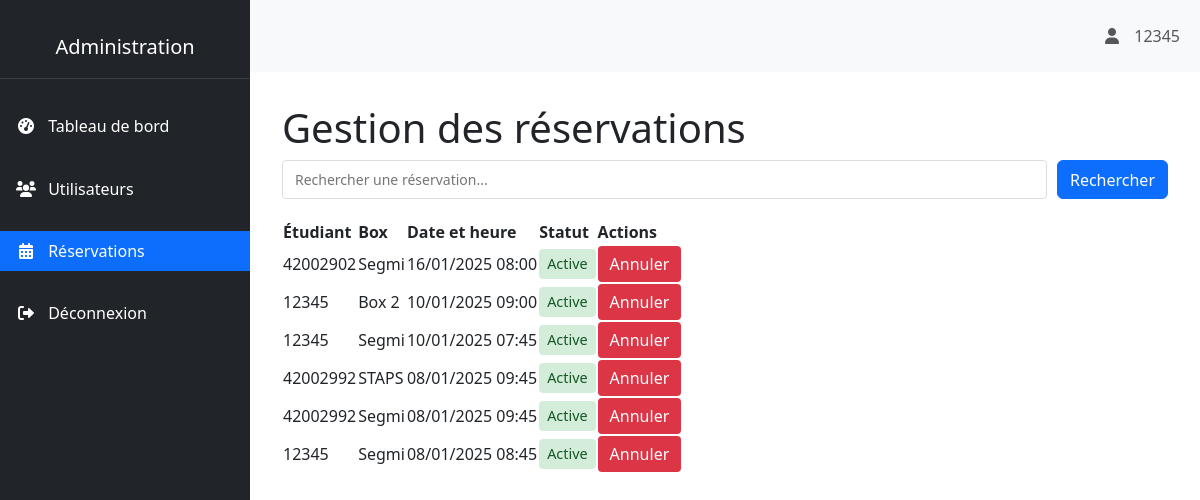
Page /administrator/reservations/ (signed in) on the committed database.
### myapp/models.py (models this page shows, shortened)
class Reservation(models.Model):
    box = models.ForeignKey(Box, on_delete=models.CASCADE)
    numero_etudiant = models.ForeignKey(Utilisateur, on_delete=models.CASCADE)
    creneau_horaire = models.DateTimeField(max_length=10)

class Utilisateur(models.Model):
    numero_etudiant = models.CharField(max_length=8, unique=True)
    mot_de_passe = models.CharField(max_length=128)
    annee_etude = models.CharField(max_length=50)
    prenom = models.CharField(max_length=100)
    nom = models.CharField(max_length=100)
    is_blocked = models.BooleanField(default=False)
    is_admin = models.BooleanField(default=False)
    last_password_reset = models.DateTimeField(null=True, blank=True)

class Box(models.Model):
    id = models.AutoField(primary_key=True)
    nom_ufr = models.CharField(max_length=15)

### myapp/views.py (the view)
# urls.py: path('administrator/reservations/', views.admin_reservations, name='admin_reservations'),
def admin_reservations(request):
    numero_etudiant = request.session.get('numero_etudiant')
    if not numero_etudiant:
        return redirect('index')
    try:
        utilisateur = Utilisateur.objects.get(numero_etudiant=numero_etudiant)
        if not utilisateur.is_admin:
            messages.error(request, "Accès non autorisé")
            return redirect('menu')
        reservations = Reservation.objects.all().order_by('-creneau_horaire')
        return render(request, 'administrator/reservations.html', {'reservations': reservations})
    except Utilisateur.DoesNotExist:
        return redirect('index')

### myapp/templates/administrator/reservations.html (shortened to what this page needs)
{% extends 'administrator/base.html' %}
{% load static %}
{% block content %}
<div class="admin-container">
    <h1>Gestion des réservations</h1>
    <div class="admin-card">
        <div class="search-bar">
            <input type="text" id="searchInput" class="search-input" placeholder="Rechercher une réservation...">
            <button class="btn btn-primary" onclick="filterReservations()">Rechercher</button>
        </div>
        <table class="admin-table">
            <thead>
                <tr>
                    <th>Étudiant</th>
                    <th>Box</th>
                    <th>Date et heure</th>
                    <th>Statut</th>
                    <th>Actions</th>
                </tr>
            </thead>
            <tbody>
                {% for reservation in reservations %}
                <tr data-reservation-id="{{ reservation.id }}" class="reservation-row">
                    <td class="student-number">{{ reservation.numero_etudiant.numero_etudiant }}</td>
                    <td>{{ reservation.box.nom_ufr }}</td>
                    <td>{{ reservation.creneau_horaire|date:"d/m/Y H:i" }}</td>
                    <td>
                        <span class="status-badge status-active">Active</span>
                    </td>
                    <td class="action-buttons">
                        <button class="btn btn-danger" onclick="deleteReservation({{ reservation.id }})">
                            Annuler
                        </button>
                    </td>
                </tr>
                {% empty %}
                <tr>
                    <td colspan="5" class="empty-state">Aucune réservation trouvée</td>
                </tr>
                {% endfor %}
            </tbody>
        </table>
    </div>
</div>
{% endblock %}

### myapp/templates/administrator/base.html (style rules this page uses)
:root { --sidebar-width: 250px; }

### myapp/templates/administrator/reservations.html (style rules this page uses)
.search-bar { margin-bottom: 20px; display: flex; gap: 10px; }
.search-input { flex: 1; padding: 8px 12px; border: 1px solid #ddd; border-radius: 4px; font-size: 14px; }
.status-badge { display: inline-block; padding: 4px 8px; border-radius: 4px; font-size: 0.9em; font-weight: 500; }
.status-active { background-color: #d4edda; color: #155724; }
.action-buttons { display: flex; gap: 8px; justify-content: flex-end; }
.btn-danger { background-color: #dc3545; color: white; border: none; padding: 6px 12px; border-radius: 4px; cursor: pointer; transition: background-color 0.2s; }

### rows in the picture
Reservation: numero_etudiant.numero_etudiant "42002902", box.nom_ufr "Segmi", creneau_horaire "16/01/2025 08:00"
Reservation: numero_etudiant.numero_etudiant "12345", box.nom_ufr "Box 2", creneau_horaire "10/01/2025 09:00"
Reservation: numero_etudiant.numero_etudiant "12345", box.nom_ufr "Segmi", creneau_horaire "10/01/2025 07:45"
Reservation: numero_etudiant.numero_etudiant "42002992", box.nom_ufr "STAPS", creneau_horaire "08/01/2025 09:45"
Reservation: numero_etudiant.numero_etudiant "42002992", box.nom_ufr "Segmi", creneau_horaire "08/01/2025 09:45"
Reservation: numero_etudiant.numero_etudiant "12345", box.nom_ufr "Segmi", creneau_horaire "08/01/2025 08:45"

### other values in the picture
{{ request.session.numero_etudiant }} "12345"
